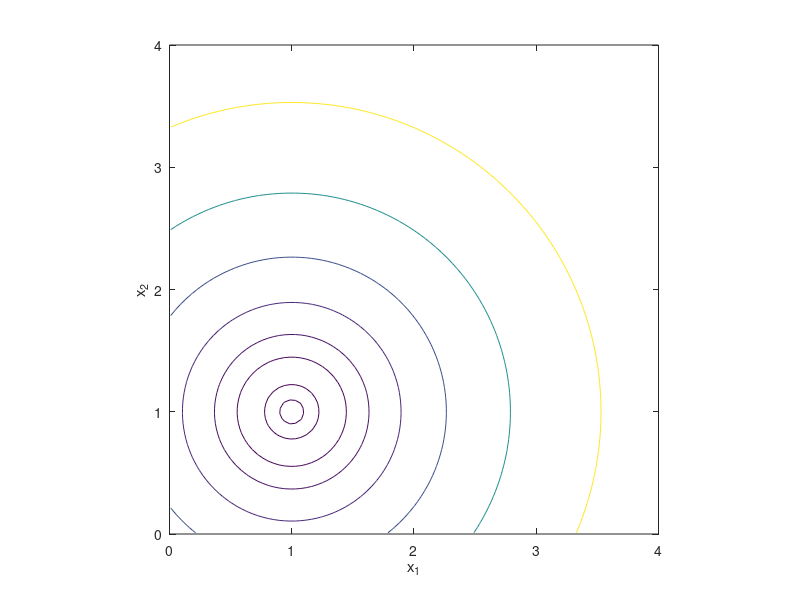

This figure's MATLAB source: (Note: this script raises an error after producing the figure.)
clear all
format compact

pfiletype='-dpng';
pfileext='.png';

% pfiletype='-dpdf';
% pfileext='.pdf';

obj = @(x1,x2) x1^2+x2^2-2*x1-2*x2+2;
g1 = @(x1,x2) 3*x1+x2-5.5;
g2 = @(x1,x2) x1+2*x2-4;
g3 = @(x1,x2) -.8-1/((x1)^3)+x2;

x1=linspace(0.01,4,91);
x2=linspace(0.01,4,95);

for i=1:length(x1)
  for j=1:length(x2)
    f(i,j)=obj(x1(i),x2(j));
    con1(i,j)=g1(x1(i),x2(j));
    con2(i,j)=g2(x1(i),x2(j));
    con3(i,j)=g3(x1(i),x2(j));
  end
end

[c,h]=contour(x1,x2',f',[0.01 0.05 0.2 0.4, 0.8 1.6 3.2 6.4]);
xlabel('x_1')
ylabel('x_2')
% clabel(c,h)
axis equal
axis([0 4 0 4])

c1=ocontourc(x1,x2',con1',[0 1e6]);
c2=ocontourc(x1,x2',con2',[0 1e6]);
c3=ocontourc(x1,x2',con3',[0 -1e6]);

hold on
hatchedcontours(c1,'k');
hatchedcontours(c2,'r');
hatchedcontours(c3);
hold off

print(pfiletype,'-r600',strcat('HatchedExample', pfileext));

